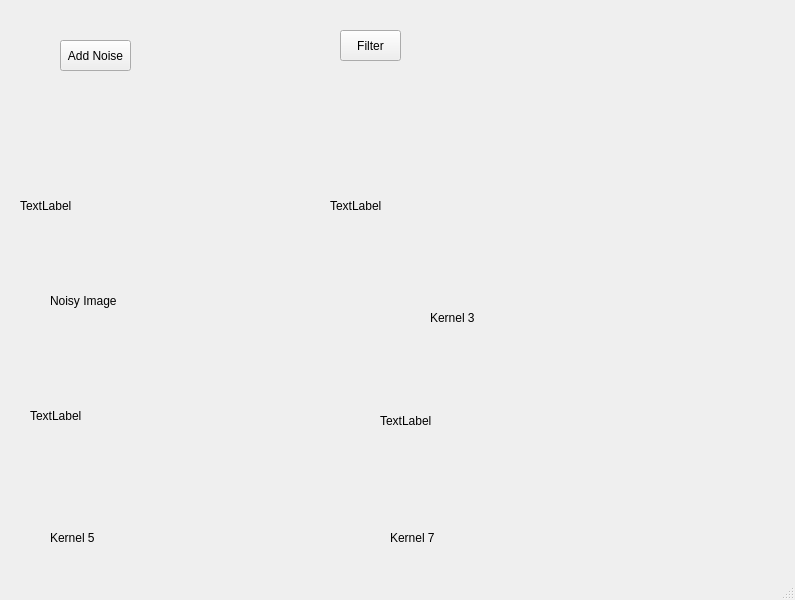
<?xml version="1.0" encoding="UTF-8"?>
<ui version="4.0">
 <class>MainWindow</class>
 <widget class="QMainWindow" name="MainWindow">
  <property name="geometry">
   <rect>
    <x>0</x>
    <y>0</y>
    <width>795</width>
    <height>600</height>
   </rect>
  </property>
  <property name="windowTitle">
   <string>MainWindow</string>
  </property>
  <widget class="QWidget" name="centralwidget">
   <widget class="QPushButton" name="noiseBtn">
    <property name="geometry">
     <rect>
      <x>60</x>
      <y>40</y>
      <width>71</width>
      <height>31</height>
     </rect>
    </property>
    <property name="text">
     <string>Add Noise</string>
    </property>
   </widget>
   <widget class="QLabel" name="image">
    <property name="geometry">
     <rect>
      <x>20</x>
      <y>120</y>
      <width>241</width>
      <height>171</height>
     </rect>
    </property>
    <property name="text">
     <string>TextLabel</string>
    </property>
   </widget>
   <widget class="QLabel" name="img_3">
    <property name="geometry">
     <rect>
      <x>330</x>
      <y>120</y>
      <width>281</width>
      <height>171</height>
     </rect>
    </property>
    <property name="text">
     <string>TextLabel</string>
    </property>
   </widget>
   <widget class="QPushButton" name="filBtn">
    <property name="geometry">
     <rect>
      <x>340</x>
      <y>30</y>
      <width>61</width>
      <height>31</height>
     </rect>
    </property>
    <property name="text">
     <string>Filter</string>
    </property>
   </widget>
   <widget class="QLabel" name="img_7">
    <property name="geometry">
     <rect>
      <x>30</x>
      <y>330</y>
      <width>281</width>
      <height>171</height>
     </rect>
    </property>
    <property name="text">
     <string>TextLabel</string>
    </property>
   </widget>
   <widget class="QLabel" name="img_5">
    <property name="geometry">
     <rect>
      <x>380</x>
      <y>330</y>
      <width>281</width>
      <height>181</height>
     </rect>
    </property>
    <property name="text">
     <string>TextLabel</string>
    </property>
   </widget>
   <widget class="QLabel" name="label">
    <property name="geometry">
     <rect>
      <x>50</x>
      <y>530</y>
      <width>131</width>
      <height>16</height>
     </rect>
    </property>
    <property name="text">
     <string>Kernel 5</string>
    </property>
   </widget>
   <widget class="QLabel" name="label_2">
    <property name="geometry">
     <rect>
      <x>390</x>
      <y>530</y>
      <width>171</width>
      <height>16</height>
     </rect>
    </property>
    <property name="text">
     <string>Kernel 7</string>
    </property>
   </widget>
   <widget class="QLabel" name="label_3">
    <property name="geometry">
     <rect>
      <x>430</x>
      <y>310</y>
      <width>121</width>
      <height>16</height>
     </rect>
    </property>
    <property name="text">
     <string>Kernel 3</string>
    </property>
   </widget>
   <widget class="QLabel" name="label_4">
    <property name="geometry">
     <rect>
      <x>50</x>
      <y>290</y>
      <width>121</width>
      <height>21</height>
     </rect>
    </property>
    <property name="text">
     <string>Noisy Image</string>
    </property>
   </widget>
  </widget>
  <widget class="QMenuBar" name="menubar">
   <property name="geometry">
    <rect>
     <x>0</x>
     <y>0</y>
     <width>795</width>
     <height>18</height>
    </rect>
   </property>
  </widget>
  <widget class="QStatusBar" name="statusbar"/>
 </widget>
 <resources/>
 <connections/>
</ui>
